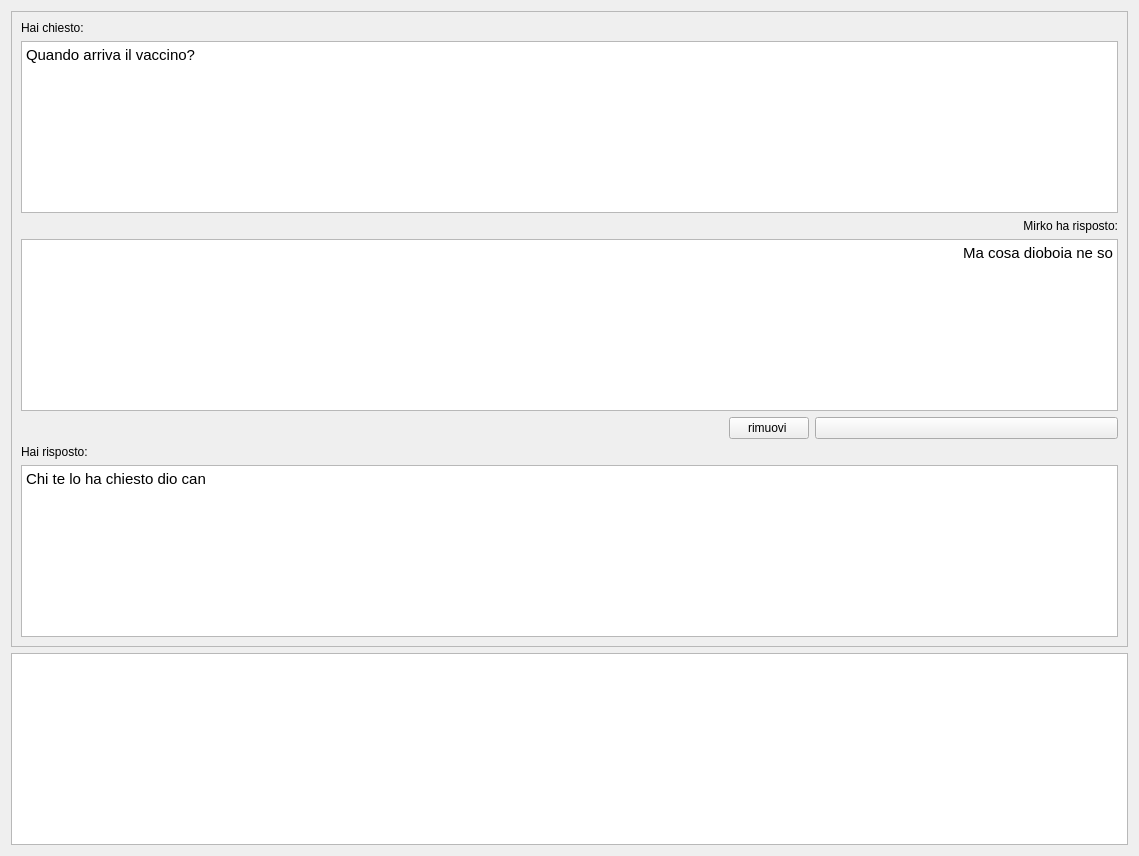
<?xml version="1.0" encoding="UTF-8"?>
<ui version="4.0">
 <class>Form</class>
 <widget class="QWidget" name="Form">
  <property name="geometry">
   <rect>
    <x>0</x>
    <y>0</y>
    <width>1139</width>
    <height>856</height>
   </rect>
  </property>
  <property name="windowTitle">
   <string>Form</string>
  </property>
  <layout class="QVBoxLayout" name="verticalLayout_5">
   <item>
    <widget class="QScrollArea" name="scrollArea_2">
     <property name="widgetResizable">
      <bool>true</bool>
     </property>
     <widget class="QWidget" name="scrollAreaWidgetContents_2">
      <property name="geometry">
       <rect>
        <x>0</x>
        <y>0</y>
        <width>1119</width>
        <height>638</height>
       </rect>
      </property>
      <layout class="QVBoxLayout" name="verticalLayout_3">
       <item>
        <layout class="QVBoxLayout" name="verticalLayout_2" stretch="0,9,0">
         <item>
          <widget class="QLabel" name="label_2">
           <property name="text">
            <string>Hai chiesto:</string>
           </property>
           <property name="alignment">
            <set>Qt::AlignLeading|Qt::AlignLeft|Qt::AlignVCenter</set>
           </property>
           <property name="wordWrap">
            <bool>false</bool>
           </property>
          </widget>
         </item>
         <item>
          <widget class="QTextEdit" name="textEdit_3">
           <property name="readOnly">
            <bool>true</bool>
           </property>
           <property name="html">
            <string>&lt;!DOCTYPE HTML PUBLIC &quot;-//W3C//DTD HTML 4.0//EN&quot; &quot;http://www.w3.org/TR/REC-html40/strict.dtd&quot;&gt;
&lt;html&gt;&lt;head&gt;&lt;meta name=&quot;qrichtext&quot; content=&quot;1&quot; /&gt;&lt;style type=&quot;text/css&quot;&gt;
p, li { white-space: pre-wrap; }
&lt;/style&gt;&lt;/head&gt;&lt;body style=&quot; font-family:'Ubuntu'; font-size:11pt; font-weight:400; font-style:normal;&quot;&gt;
&lt;p style=&quot; margin-top:0px; margin-bottom:0px; margin-left:0px; margin-right:0px; -qt-block-indent:0; text-indent:0px;&quot;&gt;Quando arriva il vaccino?&lt;/p&gt;&lt;/body&gt;&lt;/html&gt;</string>
           </property>
          </widget>
         </item>
         <item>
          <layout class="QHBoxLayout" name="horizontalLayout_2" stretch=""/>
         </item>
        </layout>
       </item>
       <item>
        <layout class="QVBoxLayout" name="verticalLayout" stretch="0,9,0">
         <item>
          <widget class="QLabel" name="label">
           <property name="text">
            <string>Mirko ha risposto:</string>
           </property>
           <property name="alignment">
            <set>Qt::AlignRight|Qt::AlignTrailing|Qt::AlignVCenter</set>
           </property>
           <property name="wordWrap">
            <bool>false</bool>
           </property>
          </widget>
         </item>
         <item>
          <widget class="QTextEdit" name="textEdit_2">
           <property name="layoutDirection">
            <enum>Qt::LeftToRight</enum>
           </property>
           <property name="readOnly">
            <bool>true</bool>
           </property>
           <property name="html">
            <string>&lt;!DOCTYPE HTML PUBLIC &quot;-//W3C//DTD HTML 4.0//EN&quot; &quot;http://www.w3.org/TR/REC-html40/strict.dtd&quot;&gt;
&lt;html&gt;&lt;head&gt;&lt;meta name=&quot;qrichtext&quot; content=&quot;1&quot; /&gt;&lt;style type=&quot;text/css&quot;&gt;
p, li { white-space: pre-wrap; }
&lt;/style&gt;&lt;/head&gt;&lt;body style=&quot; font-family:'Ubuntu'; font-size:11pt; font-weight:400; font-style:normal;&quot;&gt;
&lt;p align=&quot;right&quot; style=&quot; margin-top:0px; margin-bottom:0px; margin-left:0px; margin-right:0px; -qt-block-indent:0; text-indent:0px;&quot;&gt;Ma cosa dioboia ne so&lt;/p&gt;&lt;/body&gt;&lt;/html&gt;</string>
           </property>
          </widget>
         </item>
         <item>
          <layout class="QHBoxLayout" name="horizontalLayout" stretch="7,0,3">
           <item>
            <spacer name="horizontalSpacer">
             <property name="orientation">
              <enum>Qt::Horizontal</enum>
             </property>
             <property name="sizeHint" stdset="0">
              <size>
               <width>40</width>
               <height>20</height>
              </size>
             </property>
            </spacer>
           </item>
           <item>
            <widget class="QPushButton" name="pushButton_4">
             <property name="text">
              <string>rimuovi </string>
             </property>
            </widget>
           </item>
           <item>
            <widget class="QPushButton" name="pushButton_2">
             <property name="text">
              <string/>
             </property>
             <property name="icon">
              <iconset>
               <normaloff>like.png</normaloff>like.png</iconset>
             </property>
             <property name="iconSize">
              <size>
               <width>30</width>
               <height>25</height>
              </size>
             </property>
            </widget>
           </item>
          </layout>
         </item>
        </layout>
       </item>
       <item>
        <layout class="QVBoxLayout" name="verticalLayout_4" stretch="0,9,0">
         <item>
          <widget class="QLabel" name="label_3">
           <property name="text">
            <string>Hai risposto:</string>
           </property>
           <property name="alignment">
            <set>Qt::AlignLeading|Qt::AlignLeft|Qt::AlignVCenter</set>
           </property>
           <property name="wordWrap">
            <bool>false</bool>
           </property>
          </widget>
         </item>
         <item>
          <widget class="QTextEdit" name="textEdit_4">
           <property name="readOnly">
            <bool>true</bool>
           </property>
           <property name="html">
            <string>&lt;!DOCTYPE HTML PUBLIC &quot;-//W3C//DTD HTML 4.0//EN&quot; &quot;http://www.w3.org/TR/REC-html40/strict.dtd&quot;&gt;
&lt;html&gt;&lt;head&gt;&lt;meta name=&quot;qrichtext&quot; content=&quot;1&quot; /&gt;&lt;style type=&quot;text/css&quot;&gt;
p, li { white-space: pre-wrap; }
&lt;/style&gt;&lt;/head&gt;&lt;body style=&quot; font-family:'Ubuntu'; font-size:11pt; font-weight:400; font-style:normal;&quot;&gt;
&lt;p style=&quot; margin-top:0px; margin-bottom:0px; margin-left:0px; margin-right:0px; -qt-block-indent:0; text-indent:0px;&quot;&gt;Chi te lo ha chiesto dio can&lt;/p&gt;&lt;/body&gt;&lt;/html&gt;</string>
           </property>
          </widget>
         </item>
         <item>
          <layout class="QHBoxLayout" name="horizontalLayout_3" stretch=""/>
         </item>
        </layout>
       </item>
      </layout>
     </widget>
    </widget>
   </item>
   <item>
    <widget class="QSplitter" name="splitter">
     <property name="orientation">
      <enum>Qt::Horizontal</enum>
     </property>
     <widget class="QPlainTextEdit" name="plainTextEdit">
      <property name="frameShape">
       <enum>QFrame::StyledPanel</enum>
      </property>
      <property name="tabChangesFocus">
       <bool>false</bool>
      </property>
      <property name="plainText">
       <string/>
      </property>
      <property name="maximumBlockCount">
       <number>0</number>
      </property>
      <property name="placeholderText">
       <string>Scrivi commento...</string>
      </property>
     </widget>
    </widget>
   </item>
  </layout>
 </widget>
 <resources/>
 <connections/>
</ui>
